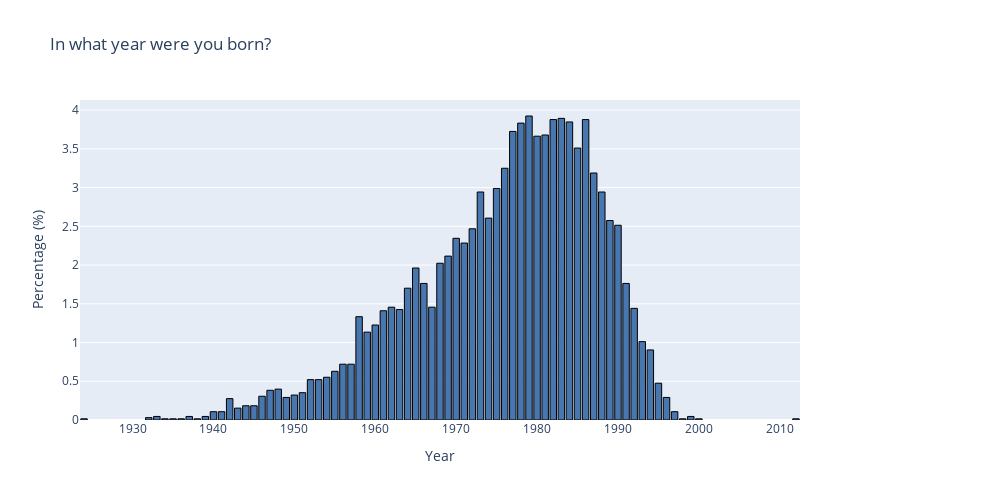

Notebook source saved alongside this figure:
### Code cell
df, df_raw = load_survey_data(file_path = "../../data/data_organized_by_question_type/parenthood_test_QNumeric.xlsx")

q1 = NumericQuestion("DE1", df, df_raw)
fig1 = q1.distribution(display=False)
fig1.show()
